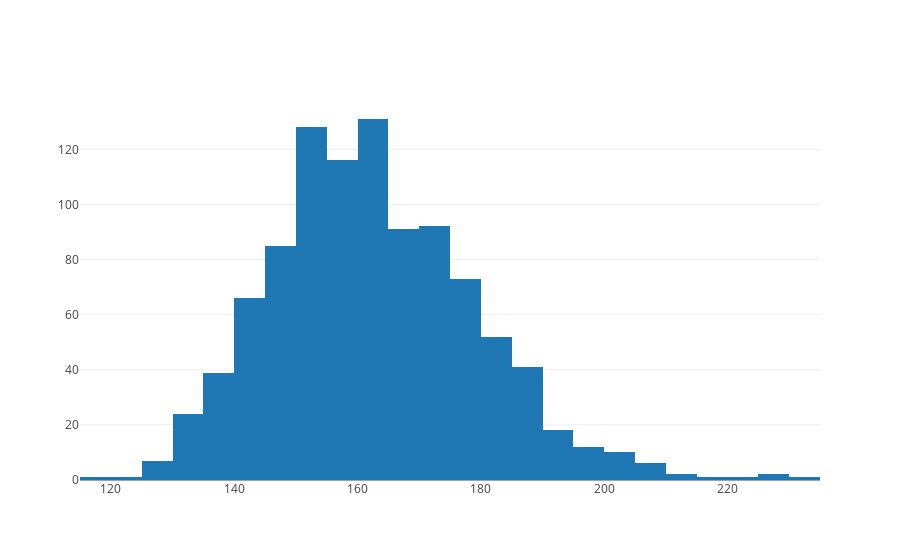

The notebook cell saved with this chart:
### Code cell
iplot(data)

### Figure 1 — Plotly figure (JSON) as saved in the notebook; plotly's stock layout.template omitted (floating-point values rounded to 4 significant figures; data arrays with more than 128 entries replaced by an {"elided": "..."} marker saying what was removed)
{"data": [{"type": "histogram", "x": {"elided": "1000 float values"}}], "layout": {}}
